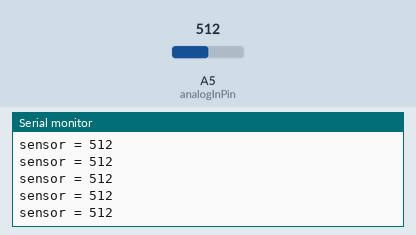
Bench run of a sketch on a simulated Arduino Uno, built with avr-gcc and run on an emulated ATmega328P. Shown: the last lines printed to the serial monitor. The test bench sets the inputs (shaded band); at power-on: A5 (analogInPin) = 512.

Above: at 1.2 s.
1.3 s: A5 (analogInPin) set to 716
At 1.56 s:
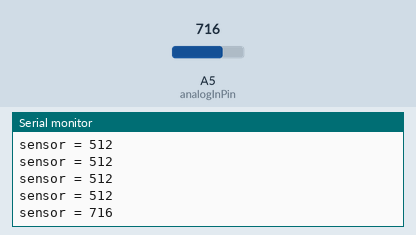
2.8 s: A5 (analogInPin) set to 900
At 2.96 s:
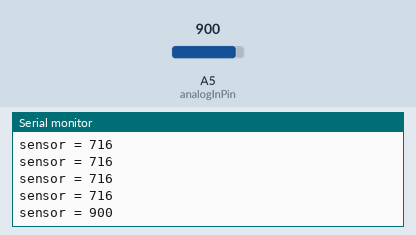
Timing chart, 0 to 5.8 s (numbered marks = the images above; inputs shaded):
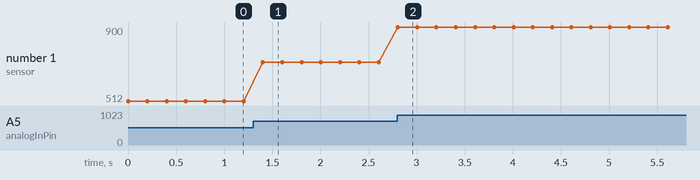

The sketch:

EB_LightSensor.ino
```cpp
/*
  EB - LightSensor demo code

  Analog input, serial output
  Reads an analog input pin,and prints the results to the serial monitor.

  http://makerstudio.cc
 */
const int analogInPin = A5;  // Analog input pin
int sensorValue = 0;        // value read from the sensor
void setup() {
  // initialize serial communications at 9600 bps:
  Serial.begin(9600);
}
void loop() {
  // read the analog in value:
  sensorValue = analogRead(analogInPin);
  // print the results to the serial monitor:
  Serial.print("sensor = " );
  Serial.println(sensorValue);
  // wait 200 milliseconds before the next loop
  delay(200);
}
```

Measured:
- after the input at 1.3 s, the serial monitor: prints a new line after 0.10 s (image 1)
- after the input at 2.8 s, the serial monitor: prints a new line at once (image 2)
- plotted number 1: 512 → 716 after the input at 1.3 s, 716 → 900 after the input at 2.8 s
